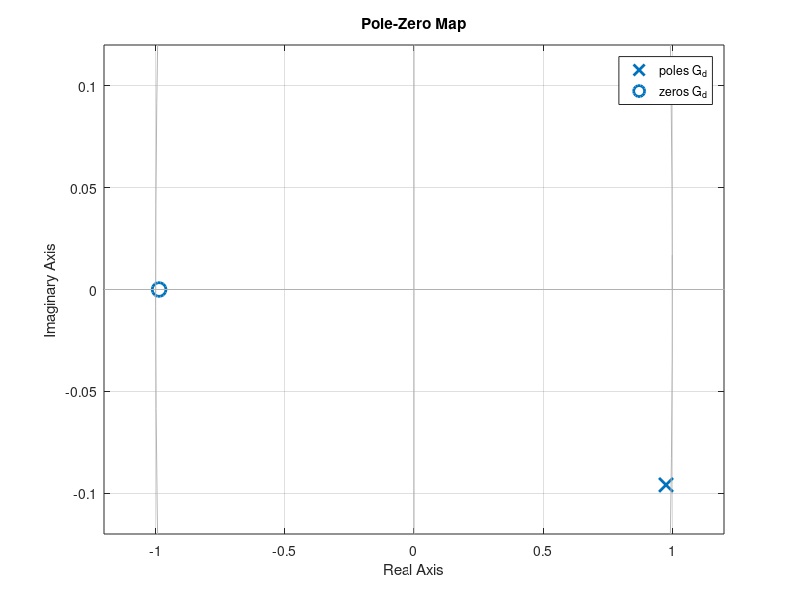

The MATLAB source for this figure:
% LQR controller & kalman filter

clear all; close all; clc    % 05_03    ora 1:09 

%% 1) discretise the system, poles and zeros
s = tf('s');
G = 0.5 / (s^2+0.4*s+1)
T_sampling = 0.1;   % seconds

G_d = c2d(G,T_sampling);
pzmap(G_d)
[poli, zeri] = pzmap(G_d)


%% 2) state space rappresentation
% final value theorem for discrete sys
% in prctice I apply a U_bar (step) and can know by knowing the gain of the
% sys (G(1)) the Y_bar   

G_1 = dcgain(G_d)   % gives me the gain og the sys
Y_bar = 0.5; 
U_bar = Y_bar / G_1

[A, B, C, D] = ssdata(G_d)
% x(k+1) = A x(k) + B u(k)
% at the eq x(k) = x(k+1)
X_bar = inv(eye(2)-A)*B*U_bar


%% 3) sim   LQR regulator around the eq point 0.5    (no more 0)
C_temp = eye(length(A))
D_temp = zeros(length(B), 1) % in questo caso ho un u solo
x_0 = [5 20]';
Q = 100*eye(2);
R = 1;
LQ_d = dlqr(A,B,Q,R)
% attenzione ai ref the LQ brings to 0 what enetrs so i make enter a
% difference of states, LQ returns the Delta_u to make the state remain in
% U_bar so the overall u will be Delta_u + U_bar that enters the real sys

% cl sys is AS?
closed_loop = A-B*LQ_d;
poles_cl = eig(closed_loop)


Q_2 = eye(2);
R_2 = 10;
LQ_d2 = dlqr(A,B,Q_2,R_2)


%% 5) not perfect model
% output much noisier than the states

% variables for the sim
power_vx=0.001
power_vy=0.01

% Kalman filter parameters (necessary for obtaining L)
Q_tilde = eye(2);        % var di Vx
R_tilde = 1;             % var i Vy
Z = 0;                   % covariance between Vx and Vy (simulink la chiama N)
x0_tilde = 1.5*x_0;        % Kalman filter initial guess (to start)

% il primpo temp era per far uscire dal blocco la x e non la y
% C_temp = eye(length(A))               
% D_temp = zeros(length(B), 1) 
% questo temp serve per gestire l'ingresso con anche il gaussian noise
B_temp2 = [B ones(length(B),1)];
D_temp2 = [D_temp zeros(length(D_temp),1)];
